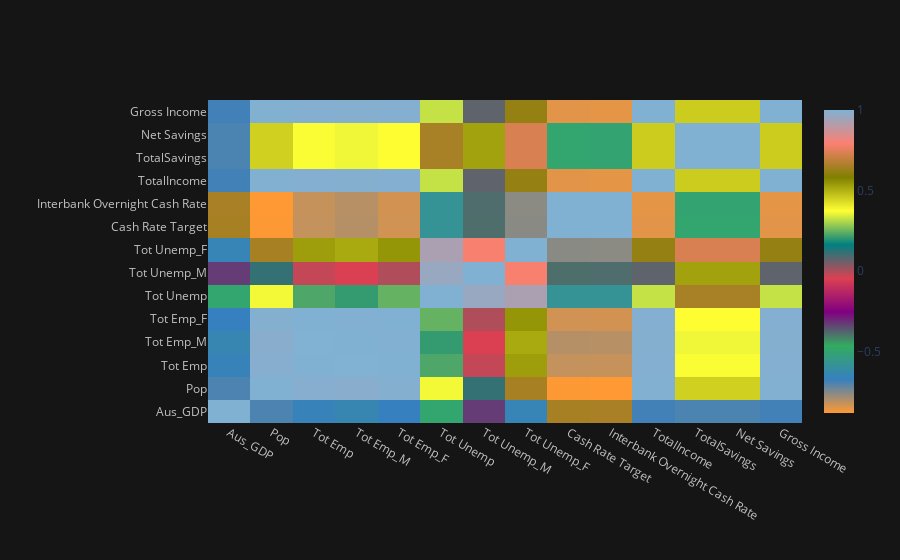

The notebook cell saved with this chart:
### Code cell
corrplot = correlation.iplot(kind='heatmap')
corrplot

### Figure 1 — Plotly figure (JSON) as saved in the notebook; plotly's stock layout.template omitted (floating-point values rounded to 4 significant figures; data arrays with more than 128 entries replaced by an {"elided": "..."} marker saying what was removed)
{"data": [{"colorscale": [[0, "rgb(255, 153, 51)"], [0.1111, "rgb(55, 128, 191)"], [0.2222, "rgb(50, 171, 96)"], [0.3333, "rgb(128, 0, 128)"], [0.4444, "rgb(219, 64, 82)"], [0.5556, "rgb(0, 128, 128)"], [0.6667, "rgb(255, 255, 51)"], [0.7778, "rgb(128, 128, 0)"], [0.8889, "rgb(251, 128, 114)"], [1, "rgb(128, 177, 211)"]], "type": "heatmap", "x": ["Aus_GDP", "Pop", "Tot Emp", "Tot Emp_M", "Tot Emp_F", "Tot Unemp", "Tot Unemp_M", "Tot Unemp_F", "Cash Rate Target", "Interbank Overnight Cash Rate", "TotalIncome", "TotalSavings", "Net Savings", "Gross Income"], "y": ["Aus_GDP", "Pop", "Tot Emp", "Tot Emp_M", "Tot Emp_F", "Tot Unemp", "Tot Unemp_M", "Tot Unemp_F", "Cash Rate Target", "Interbank Overnight Cash Rate", "TotalIncome", "TotalSavings", "Net Savings", "Gross Income"], "z": {"elided": "14x14 float values"}, "zmax": 1, "zmin": -0.8792}], "layout": {"autosize": true, "legend": {"bgcolor": "#151516", "font": {"color": "#D9D9D9"}}, "paper_bgcolor": "#151516", "plot_bgcolor": "#151516", "title": {"font": {"color": "#D9D9D9"}}, "xaxis": {"autorange": true, "gridcolor": "#434343", "range": [-0.5, 13.5], "showgrid": true, "tickfont": {"color": "#C2C2C2"}, "title": {"font": {"color": "#D9D9D9"}, "text": ""}, "type": "category", "zerolinecolor": "#666570"}, "yaxis": {"autorange": true, "gridcolor": "#434343", "range": [-0.5, 13.5], "showgrid": true, "tickfont": {"color": "#C2C2C2"}, "title": {"font": {"color": "#D9D9D9"}, "text": ""}, "type": "category", "zerolinecolor": "#666570"}}}
